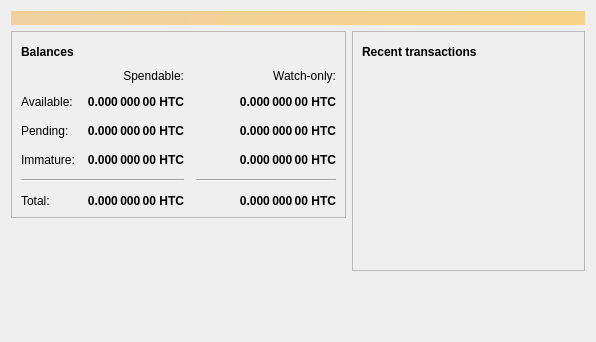
<?xml version="1.0" encoding="UTF-8"?>
<ui version="4.0">
 <class>OverviewPage</class>
 <widget class="QWidget" name="OverviewPage">
  <property name="geometry">
   <rect>
    <x>0</x>
    <y>0</y>
    <width>596</width>
    <height>342</height>
   </rect>
  </property>
  <property name="windowTitle">
   <string>Form</string>
  </property>
  <layout class="QVBoxLayout" name="topLayout">
   <item>
    <widget class="QLabel" name="labelAlerts">
     <property name="visible">
      <bool>false</bool>
     </property>
     <property name="styleSheet">
      <string notr="true">QLabel { background-color: qlineargradient(x1: 0, y1: 0, x2: 1, y2: 0, stop:0 #F0D0A0, stop:1 #F8D488); color:#000000; }</string>
     </property>
     <property name="wordWrap">
      <bool>true</bool>
     </property>
     <property name="margin">
      <number>3</number>
     </property>
     <property name="textInteractionFlags">
      <set>Qt::TextSelectableByMouse</set>
     </property>
    </widget>
   </item>
   <item>
    <layout class="QHBoxLayout" name="horizontalLayout" stretch="1,1">
     <item>
      <layout class="QVBoxLayout" name="verticalLayout_2">
       <item>
        <widget class="QFrame" name="frame">
         <property name="frameShape">
          <enum>QFrame::StyledPanel</enum>
         </property>
         <property name="frameShadow">
          <enum>QFrame::Raised</enum>
         </property>
         <layout class="QVBoxLayout" name="verticalLayout_4">
          <item>
           <layout class="QHBoxLayout" name="horizontalLayout_4">
            <item>
             <widget class="QLabel" name="label_5">
              <property name="font">
               <font>
                <weight>75</weight>
                <bold>true</bold>
               </font>
              </property>
              <property name="text">
               <string>Balances</string>
              </property>
             </widget>
            </item>
            <item>
             <widget class="QPushButton" name="labelWalletStatus">
              <property name="enabled">
               <bool>true</bool>
              </property>
              <property name="maximumSize">
               <size>
                <width>30</width>
                <height>16777215</height>
               </size>
              </property>
              <property name="toolTip">
               <string>The displayed information may be out of date. Your wallet automatically synchronizes with the Hatchcoin network after a connection is established, but this process has not completed yet.</string>
              </property>
              <property name="text">
               <string/>
              </property>
              <property name="icon">
               <iconset resource="../bitcoin.qrc">
                <normaloff>:/icons/warning</normaloff>
                <disabledoff>:/icons/warning</disabledoff>:/icons/warning</iconset>
              </property>
              <property name="iconSize">
               <size>
                <width>24</width>
                <height>24</height>
               </size>
              </property>
              <property name="flat">
               <bool>true</bool>
              </property>
             </widget>
            </item>
            <item>
             <spacer name="horizontalSpacer_3">
              <property name="orientation">
               <enum>Qt::Horizontal</enum>
              </property>
              <property name="sizeHint" stdset="0">
               <size>
                <width>40</width>
                <height>20</height>
               </size>
              </property>
             </spacer>
            </item>
           </layout>
          </item>
          <item>
           <layout class="QGridLayout" name="gridLayout">
            <property name="spacing">
             <number>12</number>
            </property>
            <item row="2" column="2">
             <widget class="QLabel" name="labelWatchPending">
              <property name="font">
               <font>
                <weight>75</weight>
                <bold>true</bold>
               </font>
              </property>
              <property name="cursor">
               <cursorShape>IBeamCursor</cursorShape>
              </property>
              <property name="toolTip">
               <string>Unconfirmed transactions to watch-only addresses</string>
              </property>
              <property name="text">
               <string notr="true">0.000 000 00 HTC</string>
              </property>
              <property name="alignment">
               <set>Qt::AlignRight|Qt::AlignTrailing|Qt::AlignVCenter</set>
              </property>
              <property name="textInteractionFlags">
               <set>Qt::LinksAccessibleByMouse|Qt::TextSelectableByKeyboard|Qt::TextSelectableByMouse</set>
              </property>
             </widget>
            </item>
            <item row="2" column="1">
             <widget class="QLabel" name="labelUnconfirmed">
              <property name="font">
               <font>
                <weight>75</weight>
                <bold>true</bold>
               </font>
              </property>
              <property name="cursor">
               <cursorShape>IBeamCursor</cursorShape>
              </property>
              <property name="toolTip">
               <string>Total of transactions that have yet to be confirmed, and do not yet count toward the spendable balance</string>
              </property>
              <property name="text">
               <string notr="true">0.000 000 00 HTC</string>
              </property>
              <property name="alignment">
               <set>Qt::AlignRight|Qt::AlignTrailing|Qt::AlignVCenter</set>
              </property>
              <property name="textInteractionFlags">
               <set>Qt::LinksAccessibleByMouse|Qt::TextSelectableByKeyboard|Qt::TextSelectableByMouse</set>
              </property>
             </widget>
            </item>
            <item row="3" column="2">
             <widget class="QLabel" name="labelWatchImmature">
              <property name="font">
               <font>
                <weight>75</weight>
                <bold>true</bold>
               </font>
              </property>
              <property name="cursor">
               <cursorShape>IBeamCursor</cursorShape>
              </property>
              <property name="toolTip">
               <string>Mined balance in watch-only addresses that has not yet matured</string>
              </property>
              <property name="text">
               <string notr="true">0.000 000 00 HTC</string>
              </property>
              <property name="alignment">
               <set>Qt::AlignRight|Qt::AlignTrailing|Qt::AlignVCenter</set>
              </property>
              <property name="textInteractionFlags">
               <set>Qt::LinksAccessibleByMouse|Qt::TextSelectableByKeyboard|Qt::TextSelectableByMouse</set>
              </property>
             </widget>
            </item>
            <item row="4" column="0" colspan="2">
             <widget class="Line" name="line">
              <property name="orientation">
               <enum>Qt::Horizontal</enum>
              </property>
             </widget>
            </item>
            <item row="4" column="2">
             <widget class="Line" name="lineWatchBalance">
              <property name="sizePolicy">
               <sizepolicy hsizetype="Preferred" vsizetype="Fixed">
                <horstretch>0</horstretch>
                <verstretch>0</verstretch>
               </sizepolicy>
              </property>
              <property name="minimumSize">
               <size>
                <width>140</width>
                <height>0</height>
               </size>
              </property>
              <property name="orientation">
               <enum>Qt::Horizontal</enum>
              </property>
             </widget>
            </item>
            <item row="5" column="0">
             <widget class="QLabel" name="labelTotalText">
              <property name="text">
               <string>Total:</string>
              </property>
             </widget>
            </item>
            <item row="3" column="1">
             <widget class="QLabel" name="labelImmature">
              <property name="font">
               <font>
                <weight>75</weight>
                <bold>true</bold>
               </font>
              </property>
              <property name="cursor">
               <cursorShape>IBeamCursor</cursorShape>
              </property>
              <property name="toolTip">
               <string>Mined balance that has not yet matured</string>
              </property>
              <property name="text">
               <string notr="true">0.000 000 00 HTC</string>
              </property>
              <property name="alignment">
               <set>Qt::AlignRight|Qt::AlignTrailing|Qt::AlignVCenter</set>
              </property>
              <property name="textInteractionFlags">
               <set>Qt::LinksAccessibleByMouse|Qt::TextSelectableByKeyboard|Qt::TextSelectableByMouse</set>
              </property>
             </widget>
            </item>
            <item row="2" column="3">
             <spacer name="horizontalSpacer_2">
              <property name="orientation">
               <enum>Qt::Horizontal</enum>
              </property>
              <property name="sizeHint" stdset="0">
               <size>
                <width>40</width>
                <height>20</height>
               </size>
              </property>
             </spacer>
            </item>
            <item row="3" column="0">
             <widget class="QLabel" name="labelImmatureText">
              <property name="text">
               <string>Immature:</string>
              </property>
             </widget>
            </item>
            <item row="5" column="1">
             <widget class="QLabel" name="labelTotal">
              <property name="font">
               <font>
                <weight>75</weight>
                <bold>true</bold>
               </font>
              </property>
              <property name="cursor">
               <cursorShape>IBeamCursor</cursorShape>
              </property>
              <property name="toolTip">
               <string>Your current total balance</string>
              </property>
              <property name="text">
               <string notr="true">0.000 000 00 HTC</string>
              </property>
              <property name="alignment">
               <set>Qt::AlignRight|Qt::AlignTrailing|Qt::AlignVCenter</set>
              </property>
              <property name="textInteractionFlags">
               <set>Qt::LinksAccessibleByMouse|Qt::TextSelectableByKeyboard|Qt::TextSelectableByMouse</set>
              </property>
             </widget>
            </item>
            <item row="5" column="2">
             <widget class="QLabel" name="labelWatchTotal">
              <property name="font">
               <font>
                <weight>75</weight>
                <bold>true</bold>
               </font>
              </property>
              <property name="cursor">
               <cursorShape>IBeamCursor</cursorShape>
              </property>
              <property name="toolTip">
               <string>Current total balance in watch-only addresses</string>
              </property>
              <property name="text">
               <string notr="true">0.000 000 00 HTC</string>
              </property>
              <property name="alignment">
               <set>Qt::AlignRight|Qt::AlignTrailing|Qt::AlignVCenter</set>
              </property>
              <property name="textInteractionFlags">
               <set>Qt::LinksAccessibleByMouse|Qt::TextSelectableByKeyboard|Qt::TextSelectableByMouse</set>
              </property>
             </widget>
            </item>
            <item row="0" column="2">
             <widget class="QLabel" name="labelWatchonly">
              <property name="text">
               <string>Watch-only:</string>
              </property>
              <property name="alignment">
               <set>Qt::AlignRight|Qt::AlignTrailing|Qt::AlignVCenter</set>
              </property>
             </widget>
            </item>
            <item row="1" column="0">
             <widget class="QLabel" name="labelBalanceText">
              <property name="text">
               <string>Available:</string>
              </property>
             </widget>
            </item>
            <item row="1" column="1">
             <widget class="QLabel" name="labelBalance">
              <property name="font">
               <font>
                <weight>75</weight>
                <bold>true</bold>
               </font>
              </property>
              <property name="cursor">
               <cursorShape>IBeamCursor</cursorShape>
              </property>
              <property name="toolTip">
               <string>Your current spendable balance</string>
              </property>
              <property name="text">
               <string notr="true">0.000 000 00 HTC</string>
              </property>
              <property name="alignment">
               <set>Qt::AlignRight|Qt::AlignTrailing|Qt::AlignVCenter</set>
              </property>
              <property name="textInteractionFlags">
               <set>Qt::LinksAccessibleByMouse|Qt::TextSelectableByKeyboard|Qt::TextSelectableByMouse</set>
              </property>
             </widget>
            </item>
            <item row="1" column="2">
             <widget class="QLabel" name="labelWatchAvailable">
              <property name="font">
               <font>
                <weight>75</weight>
                <bold>true</bold>
               </font>
              </property>
              <property name="cursor">
               <cursorShape>IBeamCursor</cursorShape>
              </property>
              <property name="toolTip">
               <string>Your current balance in watch-only addresses</string>
              </property>
              <property name="text">
               <string notr="true">0.000 000 00 HTC</string>
              </property>
              <property name="alignment">
               <set>Qt::AlignRight|Qt::AlignTrailing|Qt::AlignVCenter</set>
              </property>
              <property name="textInteractionFlags">
               <set>Qt::LinksAccessibleByMouse|Qt::TextSelectableByKeyboard|Qt::TextSelectableByMouse</set>
              </property>
             </widget>
            </item>
            <item row="2" column="0">
             <widget class="QLabel" name="labelPendingText">
              <property name="text">
               <string>Pending:</string>
              </property>
             </widget>
            </item>
            <item row="0" column="1">
             <widget class="QLabel" name="labelSpendable">
              <property name="text">
               <string>Spendable:</string>
              </property>
              <property name="alignment">
               <set>Qt::AlignRight|Qt::AlignTrailing|Qt::AlignVCenter</set>
              </property>
             </widget>
            </item>
           </layout>
          </item>
         </layout>
        </widget>
       </item>
       <item>
        <spacer name="verticalSpacer">
         <property name="orientation">
          <enum>Qt::Vertical</enum>
         </property>
         <property name="sizeHint" stdset="0">
          <size>
           <width>20</width>
           <height>40</height>
          </size>
         </property>
        </spacer>
       </item>
      </layout>
     </item>
     <item>
      <layout class="QVBoxLayout" name="verticalLayout_3">
       <item>
        <widget class="QFrame" name="frame_2">
         <property name="frameShape">
          <enum>QFrame::StyledPanel</enum>
         </property>
         <property name="frameShadow">
          <enum>QFrame::Raised</enum>
         </property>
         <layout class="QVBoxLayout" name="verticalLayout">
          <item>
           <layout class="QHBoxLayout" name="horizontalLayout_2">
            <item>
             <widget class="QLabel" name="label_4">
              <property name="font">
               <font>
                <weight>75</weight>
                <bold>true</bold>
               </font>
              </property>
              <property name="text">
               <string>Recent transactions</string>
              </property>
             </widget>
            </item>
            <item>
             <widget class="QPushButton" name="labelTransactionsStatus">
              <property name="enabled">
               <bool>true</bool>
              </property>
              <property name="maximumSize">
               <size>
                <width>30</width>
                <height>16777215</height>
               </size>
              </property>
              <property name="toolTip">
               <string>The displayed information may be out of date. Your wallet automatically synchronizes with the Hatchcoin network after a connection is established, but this process has not completed yet.</string>
              </property>
              <property name="text">
               <string/>
              </property>
              <property name="icon">
               <iconset resource="../bitcoin.qrc">
                <normaloff>:/icons/warning</normaloff>
                <disabledoff>:/icons/warning</disabledoff>:/icons/warning</iconset>
              </property>
              <property name="iconSize">
               <size>
                <width>24</width>
                <height>24</height>
               </size>
              </property>
              <property name="flat">
               <bool>true</bool>
              </property>
             </widget>
            </item>
            <item>
             <spacer name="horizontalSpacer">
              <property name="orientation">
               <enum>Qt::Horizontal</enum>
              </property>
              <property name="sizeHint" stdset="0">
               <size>
                <width>40</width>
                <height>20</height>
               </size>
              </property>
             </spacer>
            </item>
           </layout>
          </item>
          <item>
           <widget class="QListView" name="listTransactions">
            <property name="styleSheet">
             <string notr="true">QListView { background: transparent; }</string>
            </property>
            <property name="frameShape">
             <enum>QFrame::NoFrame</enum>
            </property>
            <property name="verticalScrollBarPolicy">
             <enum>Qt::ScrollBarAlwaysOff</enum>
            </property>
            <property name="horizontalScrollBarPolicy">
             <enum>Qt::ScrollBarAlwaysOff</enum>
            </property>
            <property name="selectionMode">
             <enum>QAbstractItemView::NoSelection</enum>
            </property>
           </widget>
          </item>
         </layout>
        </widget>
       </item>
       <item>
        <spacer name="verticalSpacer_2">
         <property name="orientation">
          <enum>Qt::Vertical</enum>
         </property>
         <property name="sizeHint" stdset="0">
          <size>
           <width>20</width>
           <height>40</height>
          </size>
         </property>
        </spacer>
       </item>
      </layout>
     </item>
    </layout>
   </item>
  </layout>
 </widget>
 <resources/>
 <connections/>
</ui>
